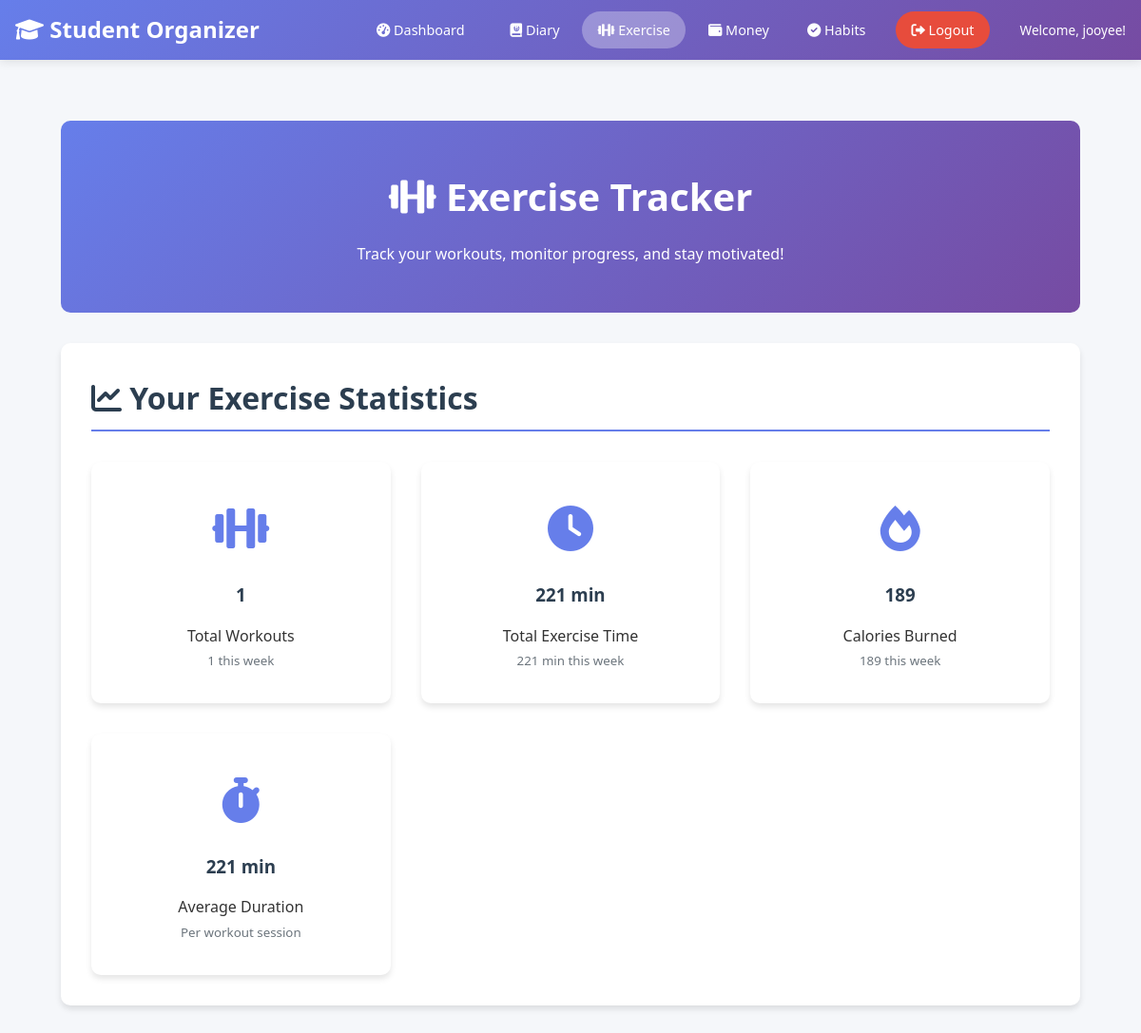
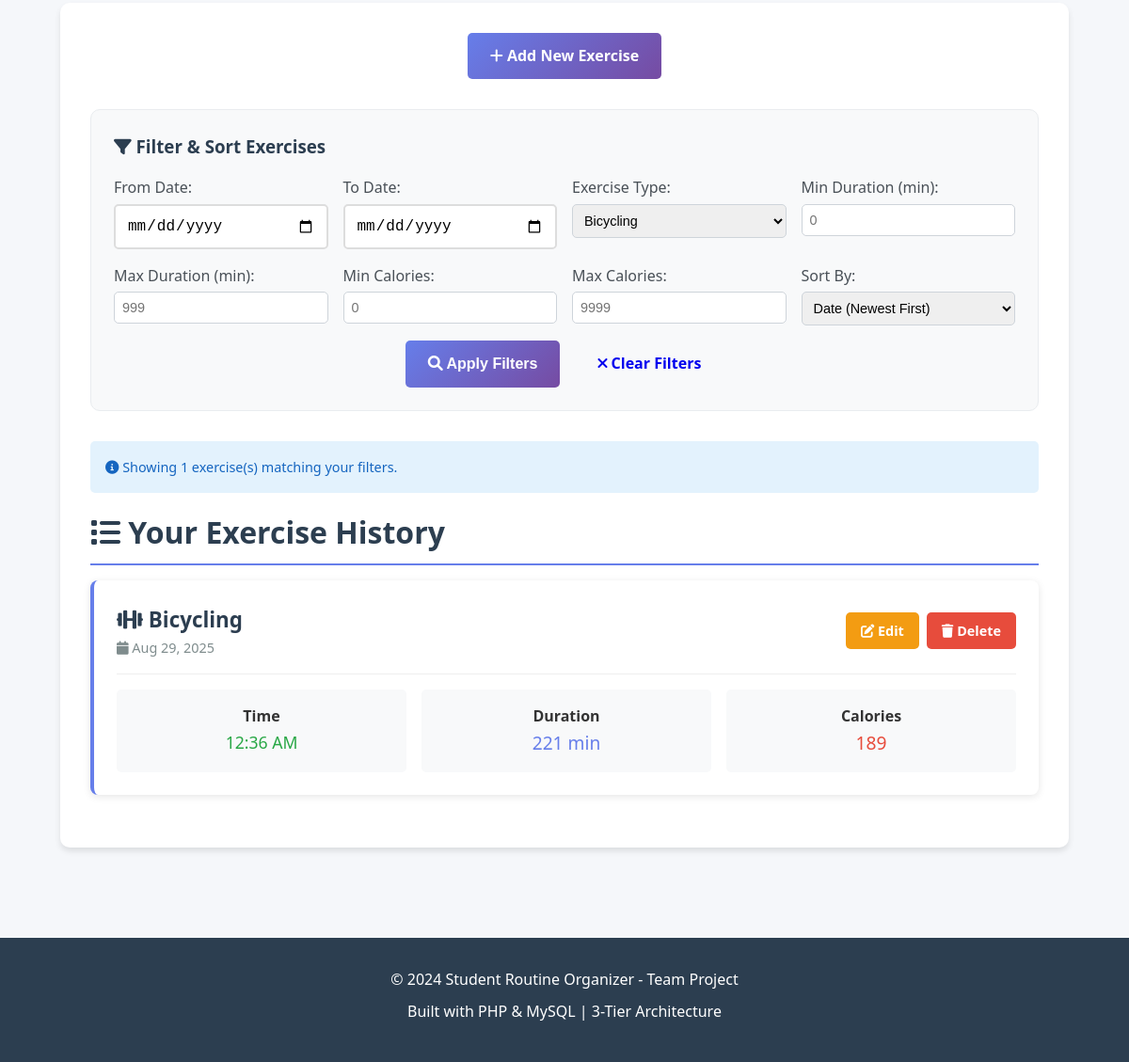
The page /exercises/index.php?exercise_type=Bicycling (signed in) on the database its author committed (2 pictures, top to bottom).
### tables this page shows
CREATE TABLE `exercise_tracker` (
  `exercise_id` int(11) NOT NULL,
  `user_id` int(11) NOT NULL,
  `exercise_ref_id` int(11) DEFAULT NULL,
  `exercise_type` varchar(100) NOT NULL,
  `duration_minutes` int(11) NOT NULL,
  `calories_burned` int(11) NOT NULL,
  `exercise_date` date NOT NULL,
  `created_at` timestamp NOT NULL DEFAULT current_timestamp(),
  `updated_at` timestamp NOT NULL DEFAULT current_timestamp() ON UPDATE current_timestamp(),
  `exercise_time` time DEFAULT NULL,
  `notes` text DEFAULT NULL
);

### exercises/index.php (the view, shortened to what this page needs)
<?php
try {
    $db = new Database();
    $conn = $db->getConnection();
    $date_from = $_GET['date_from'] ?? '';
    $date_to = $_GET['date_to'] ?? '';
    $exercise_type_filter = $_GET['exercise_type'] ?? '';
    $min_duration = $_GET['min_duration'] ?? '';
    $max_duration = $_GET['max_duration'] ?? '';
    $min_calories = $_GET['min_calories'] ?? '';
    $max_calories = $_GET['max_calories'] ?? '';
    $sort_by = $_GET['sort_by'] ?? 'date_desc';
    $where_conditions = ["user_id = ?"];
    $params = [$_SESSION['user_id']];
    if (!empty($exercise_type_filter)) {
        $where_conditions[] = "exercise_type LIKE ?";
        $params[] = "%$exercise_type_filter%";
    }
    $order_by = "ORDER BY exercise_date DESC, created_at DESC";
    switch($sort_by) {
        case 'date_desc':
            $order_by = "ORDER BY exercise_date DESC, created_at DESC";
            break;
    }
    $where_clause = implode(' AND ', $where_conditions);
    $stmt = $conn->prepare("
        SELECT exercise_id, exercise_type, duration_minutes, calories_burned, exercise_date, created_at,
               exercise_time, notes
        FROM exercise_tracker
        WHERE $where_clause
        $order_by
    ");
    $stmt->execute($params);
    $exercises = $stmt->fetchAll(PDO::FETCH_ASSOC);
    $stmt = $conn->prepare("
        SELECT
            COUNT(*) as total_exercises,
            SUM(duration_minutes) as total_minutes,
            SUM(calories_burned) as total_calories,
            AVG(duration_minutes) as avg_duration
        FROM exercise_tracker
        WHERE user_id = ?
    ");
    $stmt->execute([$_SESSION['user_id']]);
    $stats = $stmt->fetch(PDO::FETCH_ASSOC);
    $stmt = $conn->prepare("
        SELECT
            COUNT(*) as week_exercises,
            SUM(duration_minutes) as week_minutes,
            SUM(calories_burned) as week_calories
        FROM exercise_tracker
        WHERE user_id = ? AND exercise_date >= DATE_SUB(CURDATE(), INTERVAL 7 DAY)
    ");
    $stmt->execute([$_SESSION['user_id']]);
    $week_stats = $stmt->fetch(PDO::FETCH_ASSOC);
    $stmt = $conn->prepare("
        SELECT DISTINCT exercise_type
        FROM exercise_tracker
        WHERE user_id = ?
        ORDER BY exercise_type
    ");
    $stmt->execute([$_SESSION['user_id']]);
    $exercise_types = $stmt->fetchAll(PDO::FETCH_COLUMN);
} catch(Exception $e) {
    $error = "Error loading exercises: " . $e->getMessage();
}
?>
<!DOCTYPE html>
<html lang="en">
<head>
    <link rel="stylesheet" href="../css/style.css">
    <link href="https://cdnjs.cloudflare.com/ajax/libs/font-awesome/6.0.0/css/all.min.css" rel="stylesheet">
</head>
<body>
    <?php include '../includes/header.php'; ?>
    <main class="main-content">
        <div class="welcome-section">
            <h1><i class="fas fa-dumbbell"></i> Exercise Tracker</h1>
            <p>Track your workouts, monitor progress, and stay motivated!</p>
        </div>
        <div class="container">
            <h2><i class="fas fa-chart-line"></i> Your Exercise Statistics</h2>
            <div class="feature-grid">
                <div class="feature-card">
                    <div class="feature-icon"><i class="fas fa-dumbbell"></i></div>
                    <h3><?php echo $stats['total_exercises'] ?? 0; ?></h3>
                    <p>Total Workouts</p>
                    <small class="text-muted"><?php echo $week_stats['week_exercises'] ?? 0; ?> this week</small>
                </div>
                <div class="feature-card">
                    <div class="feature-icon"><i class="fas fa-clock"></i></div>
                    <h3><?php echo number_format($stats['total_minutes'] ?? 0); ?> min</h3>
                    <p>Total Exercise Time</p>
                    <small class="text-muted"><?php echo $week_stats['week_minutes'] ?? 0; ?> min this week</small>
                </div>
                <div class="feature-card">
                    <div class="feature-icon"><i class="fas fa-fire"></i></div>
                    <h3><?php echo number_format($stats['total_calories'] ?? 0); ?></h3>
                    <p>Calories Burned</p>
                    <small class="text-muted"><?php echo number_format($week_stats['week_calories'] ?? 0); ?> this week</small>
                </div>
                <div class="feature-card">
                    <div class="feature-icon"><i class="fas fa-stopwatch"></i></div>
                    <h3><?php echo round($stats['avg_duration'] ?? 0); ?> min</h3>
                    <p>Average Duration</p>
                    <small class="text-muted">Per workout session</small>
                </div>
            </div>
        </div>
        <div class="container">
            <div style="text-align: center; margin-bottom: 2rem;">
                <a href="add_exercise.php" class="btn btn-primary">
                    <i class="fas fa-plus"></i> Add New Exercise
                </a>
            </div>
            <div class="filter-section">
                <h3><i class="fas fa-filter"></i> Filter & Sort Exercises</h3>
                <form method="GET" action="">
                    <div class="filter-grid">
                        <div class="filter-group">
                            <label for="date_from">From Date:</label>
                            <input type="date" id="date_from" name="date_from" value="<?php echo htmlspecialchars($date_from); ?>">
                        </div>
                        <div class="filter-group">
                            <label for="date_to">To Date:</label>
                            <input type="date" id="date_to" name="date_to" value="<?php echo htmlspecialchars($date_to); ?>">
                        </div>
                        <div class="filter-group">
                            <label for="exercise_type">Exercise Type:</label>
                            <select id="exercise_type" name="exercise_type">
                                <?php foreach($exercise_types as $type): ?>
                                    <option value="<?php echo htmlspecialchars($type); ?>"
                                            <?php echo ($exercise_type_filter == $type) ? 'selected' : ''; ?>>
                                        <?php echo htmlspecialchars($type); ?>
                                    </option>
                                <?php endforeach; ?>
                            </select>
                        </div>
                        <div class="filter-group">
                            <label for="min_duration">Min Duration (min):</label>
                            <input type="number" id="min_duration" name="min_duration" min="0"
                                   value="<?php echo htmlspecialchars($min_duration); ?>" placeholder="0">
                        </div>
                        <div class="filter-group">
                            <label for="max_duration">Max Duration (min):</label>
                            <input type="number" id="max_duration" name="max_duration" min="0"
                                   value="<?php echo htmlspecialchars($max_duration); ?>" placeholder="999">
                        </div>
                        <div class="filter-group">
                            <label for="min_calories">Min Calories:</label>
                            <input type="number" id="min_calories" name="min_calories" min="0"
                                   value="<?php echo htmlspecialchars($min_calories); ?>" placeholder="0">
                        </div>
                        <div class="filter-group">
                            <label for="max_calories">Max Calories:</label>
                            <input type="number" id="max_calories" name="max_calories" min="0"
                                   value="<?php echo htmlspecialchars($max_calories); ?>" placeholder="9999">
                        </div>
                        <div class="filter-group">
                            <label for="sort_by">Sort By:</label>
                            <select id="sort_by" name="sort_by">
                                <option value="date_desc" <?php echo ($sort_by == 'date_desc') ? 'selected' : ''; ?>>Date (Newest First)</option>
                            </select>
                        </div>
                    </div>
                    <div class="filter-actions">
                        <button type="submit" class="btn btn-primary">
                            <i class="fas fa-search"></i> Apply Filters
                        </button>
                        <a href="?" class="btn btn-secondary">
                            <i class="fas fa-times"></i> Clear Filters
                        </a>
                    </div>
                </form>
            </div>
            <?php if(count($exercises) > 0 && (
                !empty($date_from) || !empty($date_to) || !empty($exercise_type_filter) ||
                !empty($min_duration) || !empty($max_duration) || !empty($min_calories) || !empty($max_calories)
            )): ?>
                <div class="filter-summary">
                    <i class="fas fa-info-circle"></i>
                    Showing <?php echo count($exercises); ?> exercise(s) matching your filters.
                </div>
            <?php endif; ?>
            <h2><i class="fas fa-list"></i> Your Exercise History</h2>
            <?php if(empty($exercises)): ?>
                <div class="card" style="text-align: center; padding: 3rem;">
                    <div class="feature-icon"><i class="fas fa-dumbbell"></i></div>
                    <?php if(!empty($date_from) || !empty($date_to) || !empty($exercise_type_filter) ||
                             !empty($min_duration) || !empty($max_duration) || !empty($min_calories) || !empty($max_calories)): ?>
                        <h3>No exercises found matching your filters!</h3>
                        <p>Try adjusting your filter criteria or clear all filters to see all exercises.</p>
                        <a href="?" class="btn btn-secondary" style="margin-top: 1rem;">
                            <i class="fas fa-times"></i> Clear All Filters
                        </a>
                    <?php else: ?>
                        <h3>No exercises recorded yet!</h3>
                        <p>Start tracking your workouts to monitor your fitness progress.</p>
                        <a href="add_exercise.php" class="btn btn-primary" style="margin-top: 1rem;">
                            <i class="fas fa-plus"></i> Add Your First Exercise
                        </a>
                    <?php endif; ?>
                </div>
            <?php else: ?>
                <?php foreach($exercises as $exercise): ?>
                    <div class="entry-card">
                        <div class="entry-header">
                            <div>
                                <h3 class="entry-title">
                                    <i class="fas fa-dumbbell"></i> <?php echo htmlspecialchars($exercise['exercise_type']); ?>
                                </h3>
                                <div class="entry-meta">
                                    <span><i class="fas fa-calendar"></i> <?php echo date('M j, Y', strtotime($exercise['exercise_date'])); ?></span>
                                </div>
                            </div>
                            <div class="entry-actions">
                                <a href="edit_exercise.php?id=<?php echo $exercise['exercise_id']; ?>" class="btn btn-warning btn-small">
                                    <i class="fas fa-edit"></i> Edit
                                </a>
                                <a href="delete_exercise.php?id=<?php echo $exercise['exercise_id']; ?>"
                                   class="btn btn-danger btn-small"
                                   onclick="return confirm('Are you sure you want to delete this exercise record?')">
                                    <i class="fas fa-trash"></i> Delete
                                </a>
                            </div>
                        </div>
                        <div class="exercise-details">
                            <div style="display: grid; grid-template-columns: repeat(auto-fit, minmax(150px, 1fr)); gap: 1rem; margin-top: 1rem;">
                                <?php if($exercise['exercise_time']): ?>
                                <div style="background: #f8f9fa; padding: 1rem; border-radius: 5px; text-align: center;">
                                    <strong>Time</strong><br>
                                    <span style="color: #28a745; font-size: 1.1rem;"><?php echo date('g:i A', strtotime($exercise['exercise_time'])); ?></span>
                                </div>
                                <?php endif; ?>
                                <div style="background: #f8f9fa; padding: 1rem; border-radius: 5px; text-align: center;">
                                    <strong>Duration</strong><br>
                                    <span style="color: #667eea; font-size: 1.2rem;"><?php echo $exercise['duration_minutes']; ?> min</span>
                                </div>
                                <?php if($exercise['calories_burned']): ?>
                                <div style="background: #f8f9fa; padding: 1rem; border-radius: 5px; text-align: center;">
                                    <strong>Calories</strong><br>
                                    <span style="color: #e74c3c; font-size: 1.2rem;"><?php echo $exercise['calories_burned']; ?></span>
                                </div>
                                <?php endif; ?>
                            </div>
                        </div>
                    </div>
                <?php endforeach; ?>
            <?php endif; ?>
        </div>
    </main>
    <?php include '../includes/footer.php'; ?>
</body>
</html>

### rows shown on the page
exercise_tracker: exercise_type "Bicycling", exercise_date "Aug 29, 2025", exercise_time "12:36 AM", duration_minutes "221", calories_burned "189"

### other values the page prints
$_SESSION['username'] "jooyee"
$stats['total_exercises'] "1"
$week_stats['week_exercises'] "1"
$stats['total_minutes'] "221"
$week_stats['week_minutes'] "221"
$stats['total_calories'] "189"
$week_stats['week_calories'] "189"
$stats['avg_duration'] "221"
count($exercises) "1"
form field exercise_type "Bicycling"
